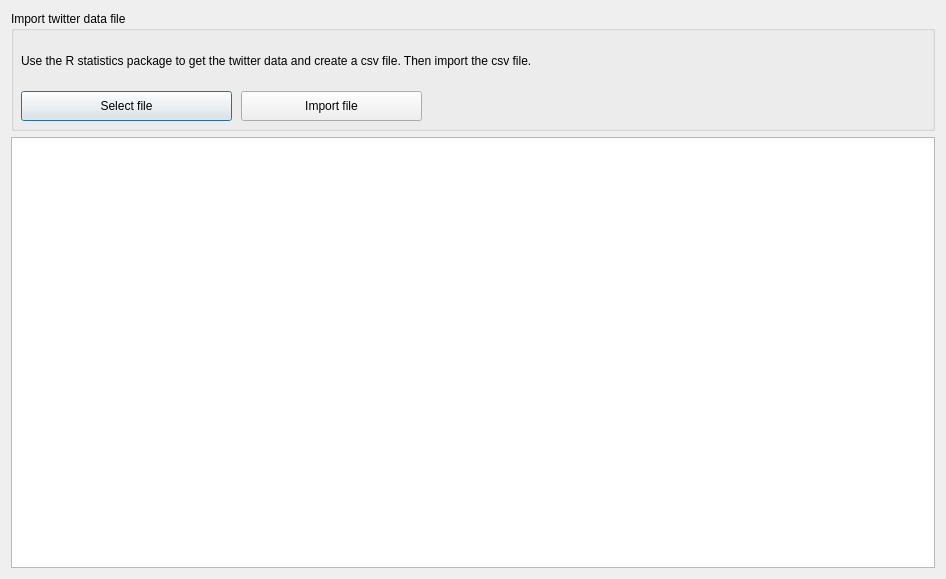
<?xml version="1.0" encoding="UTF-8"?>
<ui version="4.0">
 <class>Dialog_Import_twitter</class>
 <widget class="QDialog" name="Dialog_Import_twitter">
  <property name="geometry">
   <rect>
    <x>0</x>
    <y>0</y>
    <width>946</width>
    <height>579</height>
   </rect>
  </property>
  <property name="sizePolicy">
   <sizepolicy hsizetype="Preferred" vsizetype="Expanding">
    <horstretch>0</horstretch>
    <verstretch>0</verstretch>
   </sizepolicy>
  </property>
  <property name="windowTitle">
   <string>Twitter data import</string>
  </property>
  <layout class="QGridLayout" name="gridLayout">
   <item row="3" column="0">
    <widget class="QGroupBox" name="groupBox">
     <property name="sizePolicy">
      <sizepolicy hsizetype="Preferred" vsizetype="MinimumExpanding">
       <horstretch>0</horstretch>
       <verstretch>0</verstretch>
      </sizepolicy>
     </property>
     <property name="minimumSize">
      <size>
       <width>0</width>
       <height>120</height>
      </size>
     </property>
     <property name="maximumSize">
      <size>
       <width>16777215</width>
       <height>120</height>
      </size>
     </property>
     <property name="title">
      <string>Import twitter data file</string>
     </property>
     <widget class="QLabel" name="label_information">
      <property name="geometry">
       <rect>
        <x>10</x>
        <y>30</y>
        <width>901</width>
        <height>40</height>
       </rect>
      </property>
      <property name="text">
       <string>Use the R statistics package to get the twitter data and create a csv file. Then import the csv file.</string>
      </property>
      <property name="wordWrap">
       <bool>true</bool>
      </property>
     </widget>
     <widget class="QPushButton" name="pushButton_select_file">
      <property name="geometry">
       <rect>
        <x>10</x>
        <y>80</y>
        <width>211</width>
        <height>30</height>
       </rect>
      </property>
      <property name="text">
       <string>Select file</string>
      </property>
     </widget>
     <widget class="QPushButton" name="pushButton_import">
      <property name="geometry">
       <rect>
        <x>230</x>
        <y>80</y>
        <width>181</width>
        <height>30</height>
       </rect>
      </property>
      <property name="text">
       <string>Import file</string>
      </property>
     </widget>
     <widget class="QLabel" name="label_file">
      <property name="geometry">
       <rect>
        <x>420</x>
        <y>80</y>
        <width>481</width>
        <height>30</height>
       </rect>
      </property>
      <property name="text">
       <string/>
      </property>
     </widget>
    </widget>
   </item>
   <item row="4" column="0">
    <widget class="QTextEdit" name="textEdit"/>
   </item>
  </layout>
 </widget>
 <resources/>
 <connections/>
</ui>
